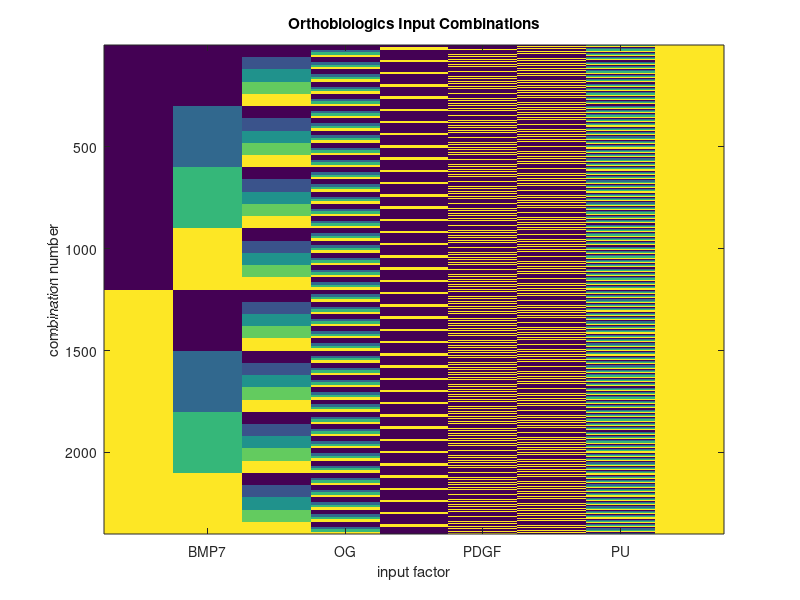

Source code (MATLAB):
% OrthoMakeCombos.m
% this script makes input combinaitons to be tested
% with the best neural network for the Ortho dataset;
% levels of inputs are either binary or quantized into
% several integer levels; all resulting inputs are
% normalized into [0,1] after the combinations are set;
% there should be 3840 combinations in all

% set the levels of all the inputs
BMP7levs = [0,5];
OGlevs   = [0, 50, 100, 150];
PDGFlevs = [0, 50, 100, 150, 200];
PUlevs   = [0, 50, 100, 150];
ESlevs   = [0, 1];
BMAClevs = [0, 1];
PRPlevs  = [0, 1];
BMP2levs = [0, 5, 10, 15];
EBGlevs  =  1;

% make the 5120 combinaitons of all 9 input factors
orthoCombos = zeros(5120,9); % define array
count = 1; % set counter to one
for BMP7 = BMP7levs % for all BMP7 levels
    for OG = OGlevs % for all OG levels
        for PDGF = PDGFlevs % for all PDGF levels
            for PU = PUlevs % for all PU levels
                for ES = ESlevs % for all ES levels
                    for BMAC = BMAClevs % for all BMAC levels
                        for PRP = PRPlevs % for all PRP levels
                            for BMP2 = BMP2levs % for all BMP2 levels
                                for EBG = EBGlevs % for all EGB levels
                                    orthoCombos(count,:) = ...
            [BMP7, OG, PDGF, PU, ES, BMAC, PRP, BMP2, EBG]; % make combo
            count = count + 1; % increment counter
                                end % end EBG loop
                            end % end BMP2 loop
                        end % end PRP loop
                    end % end BMAC loop
                end % end ES loop
            end % end PU loop
        end % end PDGF loop
    end % end OG loop
end % end BMP7 loop

% remove all combos with PU and ES both nonzero
orthoCombos = ...
    orthoCombos(find(~(orthoCombos(:,4) > 0 & orthoCombos(:,5) > 0)),:);

% remove all combos with BMAC and PRP both nonzero
orthoCombos = ...
    orthoCombos(find(~(orthoCombos(:,6) > 0 & orthoCombos(:,7) > 0)),:);

% confirm size of orthoCombo
comboNum = size(orthoCombos,1);

% normalize columns of orthoCombos
% (note: all factors have min 0, so just divide 
%  all columns by their max to normalize)
numCols = size(orthoCombos,2);
for col = 1:numCols
    orthoCombos(:,col) = orthoCombos(:,col) / max(orthoCombos(:,col));
end % end normalizaion loop

% show orthoCombos as an image
figure(6)
clf
imagesc(orthoCombos)
title('Orthobiologics Input Combinations')
ylabel('combination number')
xlabel('input factor')
xticklabels({'BMP7','OG','PDGF','PU','ES','BMAC','PRP','BMP2','EBG'})




            
            
 
    






                   
    







